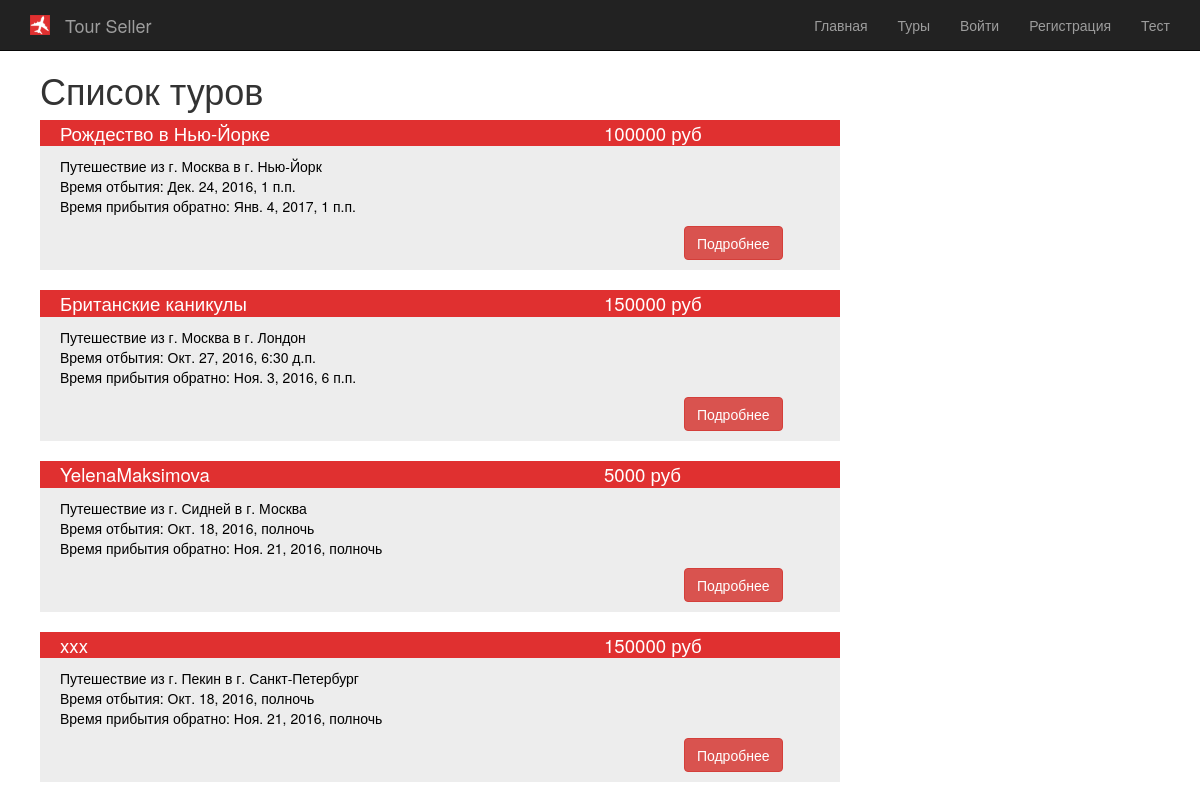
The page /tours/details on the database as committed earlier.
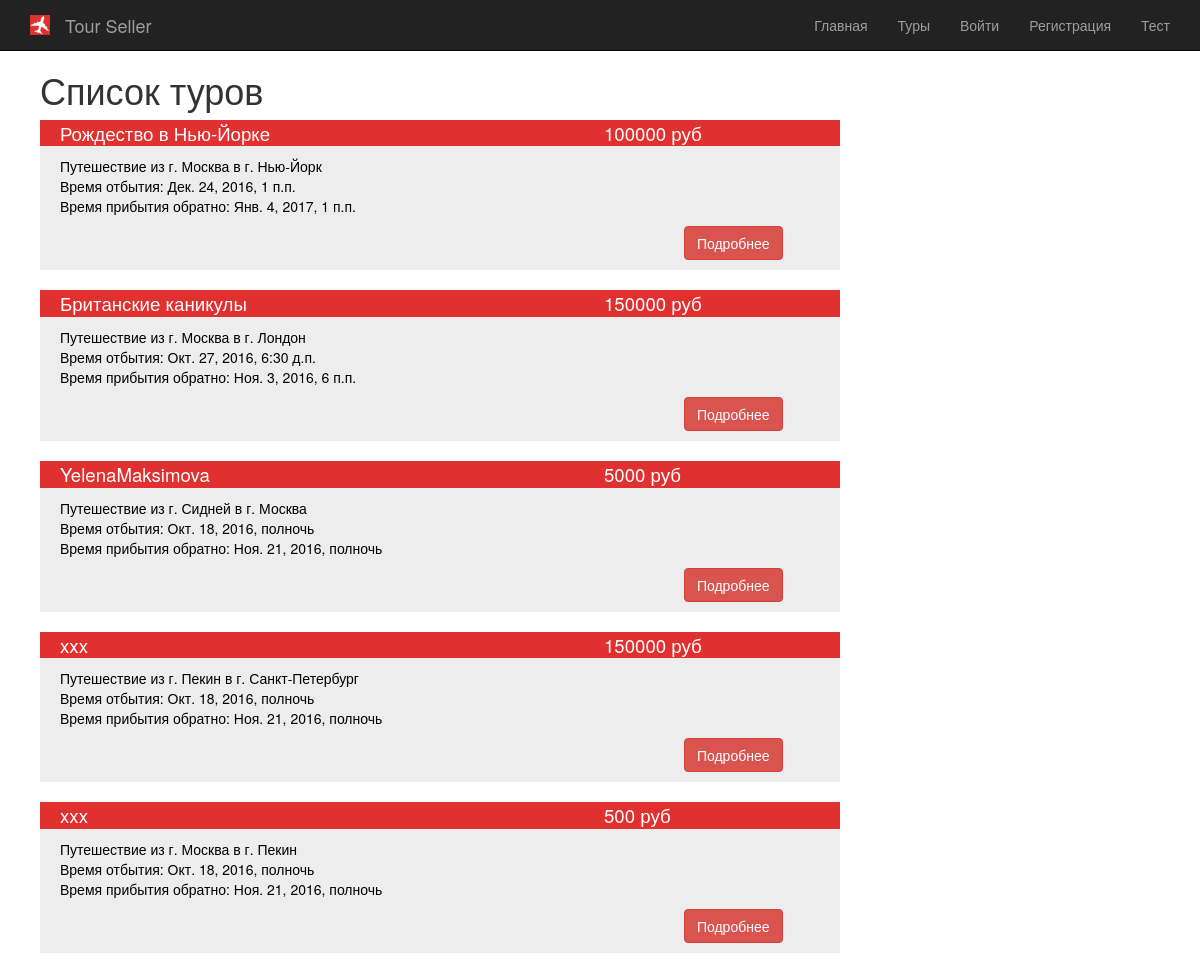
The same page on the database as committed later.
### tours/models.py (models this page shows, shortened)
class Tour(models.Model):
    name = models.CharField(max_length=50)
    price = models.PositiveIntegerField()
    start_date = models.DateTimeField()
    fin_date = models.DateTimeField()
    airline = models.ForeignKey(Airline)
    tour_operator = models.ForeignKey(User)
    capacity = models.PositiveIntegerField()
    hotel = models.ForeignKey(Hotel)
    departure_city = models.ForeignKey(City)
    image = models.ImageField(blank=True,
                              upload_to = os.path.join('images', 'tours'), #'/images/tours/',
                              help_text='150x150px',
                              verbose_name='Изображение тура')

### places/models.py (models this page shows, shortened)
class City(models.Model):
    name = models.CharField(max_length=50)
    country = models.ForeignKey(Country)
    class Meta:
        verbose_name_plural = 'cities'

class Hotel(models.Model):
    name = models.CharField(max_length=50)
    city = models.ForeignKey(City)
    stars = models.SmallIntegerField(
        validators=(MinValueValidator(1),MaxValueValidator(5))
    )

### tours/views.py (the view)
class TourListView(ListView):
    model = Tour

### airlines/models.py (called while the page is built)
    def __str__(self):
        return self.name

### places/models.py (called while the page is built)
    def __str__(self):
        return self.name

### templates/tours/tour_list.html (shortened to what this page needs)
{% extends 'base.html' %}
{% block content %}
    <div class="contentbody">
        <h1>{% block title %}Список туров{% endblock %}</h1>
        {% for tour in tour_list %}
            <div class="objdiv" id = "tour{{ tour.id }}" >
                <div class="objdiv_header">
                    <div class="objdiv_header_left">{{ tour.name }}</div>
                    <div class="objdiv_header_right">{{ tour.price }} руб</div>
                </div>
                <div class="objdiv_body">
                    Путешествие из г. {{ tour.departure_city.name }} в г. {{ tour.hotel.city.name }} <br/>
                    Время отбытия: {{ tour.start_date }} <br/>
                    Время прибытия обратно: {{ tour.fin_date }} <br/>
                </div>
                <div class="objdiv_footer">
                    <div class="objdiv_footer_left">&nbsp;</div>
                    <div class="objdiv_footer_right">
                        <a href="javascript: change_display_tour_div('tourinfo{{ tour.id }}')" class="btn btn-danger btn-large">Подробнее</a>
                    </div>
                </div>
            </div>
        {% endfor %}
    </div>
{% endblock %}

### templates/base.html (shortened to what this page needs)
{% load static %}
<!DOCTYPE html>
<html lang="en">
<head>
    <link rel="stylesheet" type="text/css" href="{% static 'css/style.css' %}"/>
    <link rel="stylesheet" type="text/css" href="{% static 'css/bootstrap.css' %}"/>
</head>
<body>
<div class="navbar navbar-inverse navbar-fixed-top">
    <div class="container">
        <div class="navbar-header">
            <div>
                <img src="{% static 'img/tour-logo.png' %}" class="navbar-brand">
                <a href = "{% url 'index' %}" class = "navbar-brand">Tour Seller</a>
            </div>
        </div>
        <div class="navbar-collapse collapse">
            <ul class="nav navbar-nav navbar-right">
                <li><a href = "{% url 'index' %}">Главная</a></li>
                <li><a href = "{% url 'tour_list' %}">Туры</a></li>
                <li id="licart" style="display: none">Корзина</liid>
                <li id="lilogin" style="display: block"><a href = "{% url 'logon' %}">Войти</a></li>
                <li id="liregister" style="display: block"><a href = "/register/">Регистрация</a></li>
                <li id="liregister" style="display: block"><a href = "/add_tour/">Тест</a></li>
            </ul>
        </div>
    </div>
</div>
{% block content %}
{% endblock %}
</body>
</html>

### static/css/style.css (style rules this page uses)
body { padding-top: 50px; padding-bottom: 20px; }
.btn { box-shadow: none; background-color: #E03030; border-color: #FFFFFF; }
div.contentbody { width: 100%; align-content: left; padding-left: 40px; }
div.objdiv { width: 800px; margin-bottom: 20px; }
div.objdiv_header { width: 100%; background-color: #E03030; }
div.objdiv_header_left { padding-left: 20px; width: 70%; font-size: 14pt; background-color: #E03030; color: #FFFFFF; display: inline-block; }
div.objdiv_header_right { background-color: #E03030; font-size: 14pt; color: #FFFFFF; display: inline-block; }
div.objdiv_body { padding-left: 20px; padding-top: 10px; padding-bottom: 0px; background-color: #EDEDED; color: #000000; }
div.objdiv_footer { width: 100%; background-color: #EDEDED; }
div.objdiv_footer_left { padding-left: 20px; width: 80%; background-color: #EDEDED; color: #FFFFFF; display: inline-block; padding-top: 10px; padding-bottom: 10px; }
div.objdiv_footer_right { background-color: #EDEDED; color: #FFFFFF; display: inline-block; text-align: center; padding-top: 10px; padding-bottom: 10px; }

Rows that differ between the two databases and show on the page:
added Tour: name "xxx", price "500", departure_city.name "Москва", hotel.city.name "Пекин", start_date "Окт. 18, 2016, полночь", fin_date "Ноя. 21, 2016, полночь"
